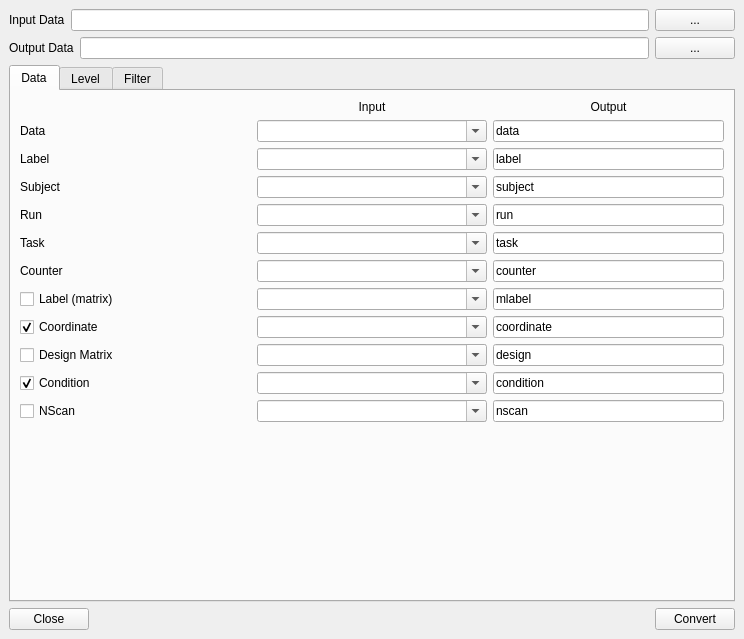
<?xml version="1.0" encoding="UTF-8"?>
<ui version="4.0">
 <class>frmTAInterSec</class>
 <widget class="QMainWindow" name="frmTAInterSec">
  <property name="geometry">
   <rect>
    <x>0</x>
    <y>0</y>
    <width>744</width>
    <height>639</height>
   </rect>
  </property>
  <property name="windowTitle">
   <string>MainWindow</string>
  </property>
  <widget class="QWidget" name="centralwidget">
   <layout class="QHBoxLayout" name="horizontalLayout_4">
    <item>
     <layout class="QVBoxLayout" name="verticalLayout">
      <item>
       <layout class="QHBoxLayout" name="horizontalLayout">
        <item>
         <widget class="QLabel" name="label_33">
          <property name="text">
           <string>Input Data</string>
          </property>
         </widget>
        </item>
        <item>
         <widget class="QLineEdit" name="txtInFile">
          <property name="text">
           <string/>
          </property>
         </widget>
        </item>
        <item>
         <widget class="QPushButton" name="btnInFile">
          <property name="text">
           <string>...</string>
          </property>
         </widget>
        </item>
       </layout>
      </item>
      <item>
       <layout class="QHBoxLayout" name="horizontalLayout_2">
        <item>
         <widget class="QLabel" name="label_35">
          <property name="text">
           <string>Output Data</string>
          </property>
         </widget>
        </item>
        <item>
         <widget class="QLineEdit" name="txtOutFile">
          <property name="text">
           <string/>
          </property>
         </widget>
        </item>
        <item>
         <widget class="QPushButton" name="btnOutFile">
          <property name="text">
           <string>...</string>
          </property>
         </widget>
        </item>
       </layout>
      </item>
      <item>
       <widget class="QTabWidget" name="tabWidget">
        <property name="currentIndex">
         <number>0</number>
        </property>
        <widget class="QWidget" name="tab">
         <attribute name="title">
          <string>Data</string>
         </attribute>
         <layout class="QVBoxLayout" name="verticalLayout_3">
          <item>
           <layout class="QVBoxLayout" name="verticalLayout_2">
            <item>
             <layout class="QHBoxLayout" name="horizontalLayout_5">
              <item>
               <widget class="QLabel" name="label_7">
                <property name="sizePolicy">
                 <sizepolicy hsizetype="Expanding" vsizetype="Preferred">
                  <horstretch>0</horstretch>
                  <verstretch>0</verstretch>
                 </sizepolicy>
                </property>
                <property name="text">
                 <string/>
                </property>
               </widget>
              </item>
              <item>
               <widget class="QLabel" name="label">
                <property name="sizePolicy">
                 <sizepolicy hsizetype="Expanding" vsizetype="Preferred">
                  <horstretch>0</horstretch>
                  <verstretch>0</verstretch>
                 </sizepolicy>
                </property>
                <property name="text">
                 <string>Input</string>
                </property>
                <property name="alignment">
                 <set>Qt::AlignCenter</set>
                </property>
               </widget>
              </item>
              <item>
               <widget class="QLabel" name="label_5">
                <property name="sizePolicy">
                 <sizepolicy hsizetype="Expanding" vsizetype="Preferred">
                  <horstretch>0</horstretch>
                  <verstretch>0</verstretch>
                 </sizepolicy>
                </property>
                <property name="text">
                 <string>Output</string>
                </property>
                <property name="alignment">
                 <set>Qt::AlignCenter</set>
                </property>
               </widget>
              </item>
             </layout>
            </item>
            <item>
             <layout class="QHBoxLayout" name="horizontalLayout_6">
              <item>
               <widget class="QLabel" name="label_2">
                <property name="sizePolicy">
                 <sizepolicy hsizetype="Expanding" vsizetype="Preferred">
                  <horstretch>0</horstretch>
                  <verstretch>0</verstretch>
                 </sizepolicy>
                </property>
                <property name="text">
                 <string>Data</string>
                </property>
               </widget>
              </item>
              <item>
               <widget class="QComboBox" name="txtData">
                <property name="sizePolicy">
                 <sizepolicy hsizetype="Expanding" vsizetype="Fixed">
                  <horstretch>0</horstretch>
                  <verstretch>0</verstretch>
                 </sizepolicy>
                </property>
                <property name="editable">
                 <bool>true</bool>
                </property>
                <property name="sizeAdjustPolicy">
                 <enum>QComboBox::AdjustToContentsOnFirstShow</enum>
                </property>
               </widget>
              </item>
              <item>
               <widget class="QLineEdit" name="txtOData">
                <property name="sizePolicy">
                 <sizepolicy hsizetype="Expanding" vsizetype="Fixed">
                  <horstretch>0</horstretch>
                  <verstretch>0</verstretch>
                 </sizepolicy>
                </property>
                <property name="text">
                 <string>data</string>
                </property>
               </widget>
              </item>
             </layout>
            </item>
            <item>
             <layout class="QHBoxLayout" name="horizontalLayout_7">
              <item>
               <widget class="QLabel" name="label_3">
                <property name="sizePolicy">
                 <sizepolicy hsizetype="Expanding" vsizetype="Preferred">
                  <horstretch>0</horstretch>
                  <verstretch>0</verstretch>
                 </sizepolicy>
                </property>
                <property name="text">
                 <string>Label</string>
                </property>
               </widget>
              </item>
              <item>
               <widget class="QComboBox" name="txtLabel">
                <property name="sizePolicy">
                 <sizepolicy hsizetype="Expanding" vsizetype="Fixed">
                  <horstretch>0</horstretch>
                  <verstretch>0</verstretch>
                 </sizepolicy>
                </property>
                <property name="editable">
                 <bool>true</bool>
                </property>
                <property name="sizeAdjustPolicy">
                 <enum>QComboBox::AdjustToContentsOnFirstShow</enum>
                </property>
               </widget>
              </item>
              <item>
               <widget class="QLineEdit" name="txtOLabel">
                <property name="sizePolicy">
                 <sizepolicy hsizetype="Expanding" vsizetype="Fixed">
                  <horstretch>0</horstretch>
                  <verstretch>0</verstretch>
                 </sizepolicy>
                </property>
                <property name="text">
                 <string>label</string>
                </property>
               </widget>
              </item>
             </layout>
            </item>
            <item>
             <layout class="QHBoxLayout" name="horizontalLayout_8">
              <item>
               <widget class="QLabel" name="label_6">
                <property name="sizePolicy">
                 <sizepolicy hsizetype="Expanding" vsizetype="Preferred">
                  <horstretch>0</horstretch>
                  <verstretch>0</verstretch>
                 </sizepolicy>
                </property>
                <property name="text">
                 <string>Subject</string>
                </property>
               </widget>
              </item>
              <item>
               <widget class="QComboBox" name="txtSubject">
                <property name="sizePolicy">
                 <sizepolicy hsizetype="Expanding" vsizetype="Fixed">
                  <horstretch>0</horstretch>
                  <verstretch>0</verstretch>
                 </sizepolicy>
                </property>
                <property name="editable">
                 <bool>true</bool>
                </property>
                <property name="sizeAdjustPolicy">
                 <enum>QComboBox::AdjustToContentsOnFirstShow</enum>
                </property>
               </widget>
              </item>
              <item>
               <widget class="QLineEdit" name="txtOSubject">
                <property name="sizePolicy">
                 <sizepolicy hsizetype="Expanding" vsizetype="Fixed">
                  <horstretch>0</horstretch>
                  <verstretch>0</verstretch>
                 </sizepolicy>
                </property>
                <property name="text">
                 <string>subject</string>
                </property>
               </widget>
              </item>
             </layout>
            </item>
            <item>
             <layout class="QHBoxLayout" name="horizontalLayout_13">
              <item>
               <widget class="QLabel" name="label_10">
                <property name="sizePolicy">
                 <sizepolicy hsizetype="Expanding" vsizetype="Preferred">
                  <horstretch>0</horstretch>
                  <verstretch>0</verstretch>
                 </sizepolicy>
                </property>
                <property name="text">
                 <string>Run</string>
                </property>
               </widget>
              </item>
              <item>
               <widget class="QComboBox" name="txtRun">
                <property name="sizePolicy">
                 <sizepolicy hsizetype="Expanding" vsizetype="Fixed">
                  <horstretch>0</horstretch>
                  <verstretch>0</verstretch>
                 </sizepolicy>
                </property>
                <property name="editable">
                 <bool>true</bool>
                </property>
                <property name="sizeAdjustPolicy">
                 <enum>QComboBox::AdjustToContentsOnFirstShow</enum>
                </property>
               </widget>
              </item>
              <item>
               <widget class="QLineEdit" name="txtORun">
                <property name="sizePolicy">
                 <sizepolicy hsizetype="Expanding" vsizetype="Fixed">
                  <horstretch>0</horstretch>
                  <verstretch>0</verstretch>
                 </sizepolicy>
                </property>
                <property name="text">
                 <string>run</string>
                </property>
               </widget>
              </item>
             </layout>
            </item>
            <item>
             <layout class="QHBoxLayout" name="horizontalLayout_12">
              <item>
               <widget class="QLabel" name="label_11">
                <property name="sizePolicy">
                 <sizepolicy hsizetype="Expanding" vsizetype="Preferred">
                  <horstretch>0</horstretch>
                  <verstretch>0</verstretch>
                 </sizepolicy>
                </property>
                <property name="text">
                 <string>Task</string>
                </property>
               </widget>
              </item>
              <item>
               <widget class="QComboBox" name="txtTask">
                <property name="sizePolicy">
                 <sizepolicy hsizetype="Expanding" vsizetype="Fixed">
                  <horstretch>0</horstretch>
                  <verstretch>0</verstretch>
                 </sizepolicy>
                </property>
                <property name="editable">
                 <bool>true</bool>
                </property>
                <property name="sizeAdjustPolicy">
                 <enum>QComboBox::AdjustToContentsOnFirstShow</enum>
                </property>
               </widget>
              </item>
              <item>
               <widget class="QLineEdit" name="txtOTask">
                <property name="sizePolicy">
                 <sizepolicy hsizetype="Expanding" vsizetype="Fixed">
                  <horstretch>0</horstretch>
                  <verstretch>0</verstretch>
                 </sizepolicy>
                </property>
                <property name="text">
                 <string>task</string>
                </property>
               </widget>
              </item>
             </layout>
            </item>
            <item>
             <layout class="QHBoxLayout" name="horizontalLayout_14">
              <item>
               <widget class="QLabel" name="label_12">
                <property name="sizePolicy">
                 <sizepolicy hsizetype="Expanding" vsizetype="Preferred">
                  <horstretch>0</horstretch>
                  <verstretch>0</verstretch>
                 </sizepolicy>
                </property>
                <property name="text">
                 <string>Counter</string>
                </property>
               </widget>
              </item>
              <item>
               <widget class="QComboBox" name="txtCounter">
                <property name="sizePolicy">
                 <sizepolicy hsizetype="Expanding" vsizetype="Fixed">
                  <horstretch>0</horstretch>
                  <verstretch>0</verstretch>
                 </sizepolicy>
                </property>
                <property name="editable">
                 <bool>true</bool>
                </property>
                <property name="sizeAdjustPolicy">
                 <enum>QComboBox::AdjustToContentsOnFirstShow</enum>
                </property>
               </widget>
              </item>
              <item>
               <widget class="QLineEdit" name="txtOCounter">
                <property name="sizePolicy">
                 <sizepolicy hsizetype="Expanding" vsizetype="Fixed">
                  <horstretch>0</horstretch>
                  <verstretch>0</verstretch>
                 </sizepolicy>
                </property>
                <property name="text">
                 <string>counter</string>
                </property>
               </widget>
              </item>
             </layout>
            </item>
            <item>
             <layout class="QHBoxLayout" name="horizontalLayout_9">
              <item>
               <widget class="QCheckBox" name="cbmLabel">
                <property name="sizePolicy">
                 <sizepolicy hsizetype="Expanding" vsizetype="Fixed">
                  <horstretch>0</horstretch>
                  <verstretch>0</verstretch>
                 </sizepolicy>
                </property>
                <property name="text">
                 <string>Label (matrix)</string>
                </property>
               </widget>
              </item>
              <item>
               <widget class="QComboBox" name="txtmLabel">
                <property name="sizePolicy">
                 <sizepolicy hsizetype="Expanding" vsizetype="Fixed">
                  <horstretch>0</horstretch>
                  <verstretch>0</verstretch>
                 </sizepolicy>
                </property>
                <property name="editable">
                 <bool>true</bool>
                </property>
                <property name="sizeAdjustPolicy">
                 <enum>QComboBox::AdjustToContentsOnFirstShow</enum>
                </property>
               </widget>
              </item>
              <item>
               <widget class="QLineEdit" name="txtOmLabel">
                <property name="sizePolicy">
                 <sizepolicy hsizetype="Expanding" vsizetype="Fixed">
                  <horstretch>0</horstretch>
                  <verstretch>0</verstretch>
                 </sizepolicy>
                </property>
                <property name="text">
                 <string>mlabel</string>
                </property>
               </widget>
              </item>
             </layout>
            </item>
            <item>
             <layout class="QHBoxLayout" name="horizontalLayout_10">
              <item>
               <widget class="QCheckBox" name="cbCol">
                <property name="sizePolicy">
                 <sizepolicy hsizetype="Expanding" vsizetype="Fixed">
                  <horstretch>0</horstretch>
                  <verstretch>0</verstretch>
                 </sizepolicy>
                </property>
                <property name="text">
                 <string>Coordinate</string>
                </property>
                <property name="checked">
                 <bool>true</bool>
                </property>
               </widget>
              </item>
              <item>
               <widget class="QComboBox" name="txtCol">
                <property name="sizePolicy">
                 <sizepolicy hsizetype="Expanding" vsizetype="Fixed">
                  <horstretch>0</horstretch>
                  <verstretch>0</verstretch>
                 </sizepolicy>
                </property>
                <property name="editable">
                 <bool>true</bool>
                </property>
                <property name="sizeAdjustPolicy">
                 <enum>QComboBox::AdjustToContentsOnFirstShow</enum>
                </property>
               </widget>
              </item>
              <item>
               <widget class="QLineEdit" name="txtOCol">
                <property name="sizePolicy">
                 <sizepolicy hsizetype="Expanding" vsizetype="Fixed">
                  <horstretch>0</horstretch>
                  <verstretch>0</verstretch>
                 </sizepolicy>
                </property>
                <property name="text">
                 <string>coordinate</string>
                </property>
               </widget>
              </item>
             </layout>
            </item>
            <item>
             <layout class="QHBoxLayout" name="horizontalLayout_11">
              <item>
               <widget class="QCheckBox" name="cbDM">
                <property name="sizePolicy">
                 <sizepolicy hsizetype="Expanding" vsizetype="Fixed">
                  <horstretch>0</horstretch>
                  <verstretch>0</verstretch>
                 </sizepolicy>
                </property>
                <property name="text">
                 <string>Design Matrix</string>
                </property>
                <property name="checked">
                 <bool>false</bool>
                </property>
               </widget>
              </item>
              <item>
               <widget class="QComboBox" name="txtDM">
                <property name="sizePolicy">
                 <sizepolicy hsizetype="Expanding" vsizetype="Fixed">
                  <horstretch>0</horstretch>
                  <verstretch>0</verstretch>
                 </sizepolicy>
                </property>
                <property name="editable">
                 <bool>true</bool>
                </property>
                <property name="sizeAdjustPolicy">
                 <enum>QComboBox::AdjustToContentsOnFirstShow</enum>
                </property>
               </widget>
              </item>
              <item>
               <widget class="QLineEdit" name="txtODM">
                <property name="sizePolicy">
                 <sizepolicy hsizetype="Expanding" vsizetype="Fixed">
                  <horstretch>0</horstretch>
                  <verstretch>0</verstretch>
                 </sizepolicy>
                </property>
                <property name="text">
                 <string>design</string>
                </property>
               </widget>
              </item>
             </layout>
            </item>
            <item>
             <layout class="QHBoxLayout" name="horizontalLayout_15">
              <item>
               <widget class="QCheckBox" name="cbCond">
                <property name="sizePolicy">
                 <sizepolicy hsizetype="Expanding" vsizetype="Fixed">
                  <horstretch>0</horstretch>
                  <verstretch>0</verstretch>
                 </sizepolicy>
                </property>
                <property name="text">
                 <string>Condition</string>
                </property>
                <property name="checked">
                 <bool>true</bool>
                </property>
               </widget>
              </item>
              <item>
               <widget class="QComboBox" name="txtCond">
                <property name="sizePolicy">
                 <sizepolicy hsizetype="Expanding" vsizetype="Fixed">
                  <horstretch>0</horstretch>
                  <verstretch>0</verstretch>
                 </sizepolicy>
                </property>
                <property name="editable">
                 <bool>true</bool>
                </property>
                <property name="sizeAdjustPolicy">
                 <enum>QComboBox::AdjustToContentsOnFirstShow</enum>
                </property>
               </widget>
              </item>
              <item>
               <widget class="QLineEdit" name="txtOCond">
                <property name="sizePolicy">
                 <sizepolicy hsizetype="Expanding" vsizetype="Fixed">
                  <horstretch>0</horstretch>
                  <verstretch>0</verstretch>
                 </sizepolicy>
                </property>
                <property name="text">
                 <string>condition</string>
                </property>
               </widget>
              </item>
             </layout>
            </item>
            <item>
             <layout class="QHBoxLayout" name="horizontalLayout_16">
              <item>
               <widget class="QCheckBox" name="cbNScan">
                <property name="sizePolicy">
                 <sizepolicy hsizetype="Expanding" vsizetype="Fixed">
                  <horstretch>0</horstretch>
                  <verstretch>0</verstretch>
                 </sizepolicy>
                </property>
                <property name="text">
                 <string>NScan</string>
                </property>
                <property name="checked">
                 <bool>false</bool>
                </property>
               </widget>
              </item>
              <item>
               <widget class="QComboBox" name="txtScan">
                <property name="sizePolicy">
                 <sizepolicy hsizetype="Expanding" vsizetype="Fixed">
                  <horstretch>0</horstretch>
                  <verstretch>0</verstretch>
                 </sizepolicy>
                </property>
                <property name="editable">
                 <bool>true</bool>
                </property>
                <property name="sizeAdjustPolicy">
                 <enum>QComboBox::AdjustToContentsOnFirstShow</enum>
                </property>
               </widget>
              </item>
              <item>
               <widget class="QLineEdit" name="txtOScan">
                <property name="sizePolicy">
                 <sizepolicy hsizetype="Expanding" vsizetype="Fixed">
                  <horstretch>0</horstretch>
                  <verstretch>0</verstretch>
                 </sizepolicy>
                </property>
                <property name="text">
                 <string>nscan</string>
                </property>
               </widget>
              </item>
             </layout>
            </item>
           </layout>
          </item>
          <item>
           <spacer name="verticalSpacer_3">
            <property name="orientation">
             <enum>Qt::Vertical</enum>
            </property>
            <property name="sizeHint" stdset="0">
             <size>
              <width>20</width>
              <height>40</height>
             </size>
            </property>
           </spacer>
          </item>
         </layout>
        </widget>
        <widget class="QWidget" name="tab_3">
         <attribute name="title">
          <string>Level</string>
         </attribute>
         <layout class="QHBoxLayout" name="horizontalLayout_23">
          <item>
           <layout class="QVBoxLayout" name="verticalLayout_7">
            <item>
             <layout class="QVBoxLayout" name="verticalLayout_8">
              <item>
               <layout class="QHBoxLayout" name="horizontalLayout_21">
                <item>
                 <widget class="QGroupBox" name="groupBox_3">
                  <property name="title">
                   <string>&lt;Subject Level&gt;</string>
                  </property>
                  <layout class="QVBoxLayout" name="verticalLayout_9">
                   <item>
                    <layout class="QVBoxLayout" name="verticalLayout_10">
                     <item>
                      <widget class="QCheckBox" name="cbFSubject">
                       <property name="text">
                        <string>Subject</string>
                       </property>
                       <property name="checked">
                        <bool>true</bool>
                       </property>
                      </widget>
                     </item>
                     <item>
                      <layout class="QHBoxLayout" name="horizontalLayout_22">
                       <item>
                        <widget class="QRadioButton" name="rbFRun">
                         <property name="text">
                          <string>With Run</string>
                         </property>
                        </widget>
                       </item>
                       <item>
                        <widget class="QRadioButton" name="radioButton_3">
                         <property name="text">
                          <string>Without Run</string>
                         </property>
                         <property name="checked">
                          <bool>true</bool>
                         </property>
                        </widget>
                       </item>
                      </layout>
                     </item>
                    </layout>
                   </item>
                  </layout>
                 </widget>
                </item>
                <item>
                 <layout class="QVBoxLayout" name="verticalLayout_11">
                  <item>
                   <widget class="QCheckBox" name="cbFCounter">
                    <property name="text">
                     <string>Counter</string>
                    </property>
                   </widget>
                  </item>
                  <item>
                   <widget class="QCheckBox" name="cbFTask">
                    <property name="text">
                     <string>Task</string>
                    </property>
                   </widget>
                  </item>
                 </layout>
                </item>
               </layout>
              </item>
             </layout>
            </item>
            <item>
             <spacer name="verticalSpacer_5">
              <property name="orientation">
               <enum>Qt::Vertical</enum>
              </property>
              <property name="sizeHint" stdset="0">
               <size>
                <width>20</width>
                <height>40</height>
               </size>
              </property>
             </spacer>
            </item>
           </layout>
          </item>
         </layout>
        </widget>
        <widget class="QWidget" name="tab_4">
         <attribute name="title">
          <string>Filter</string>
         </attribute>
         <layout class="QHBoxLayout" name="horizontalLayout_26">
          <item>
           <layout class="QVBoxLayout" name="verticalLayout_12">
            <item>
             <spacer name="verticalSpacer_8">
              <property name="orientation">
               <enum>Qt::Vertical</enum>
              </property>
              <property name="sizeType">
               <enum>QSizePolicy::Fixed</enum>
              </property>
              <property name="sizeHint" stdset="0">
               <size>
                <width>20</width>
                <height>20</height>
               </size>
              </property>
             </spacer>
            </item>
            <item>
             <layout class="QHBoxLayout" name="horizontalLayout_24">
              <item>
               <widget class="QLabel" name="label_8">
                <property name="text">
                 <string>&lt;html&gt;&lt;head/&gt;&lt;body&gt;&lt;p&gt;Excluded Labels&lt;/p&gt;&lt;p&gt;(each label per line)&lt;/p&gt;&lt;/body&gt;&lt;/html&gt;</string>
                </property>
               </widget>
              </item>
              <item>
               <widget class="QTextBrowser" name="txtFLabels">
                <property name="readOnly">
                 <bool>false</bool>
                </property>
                <property name="html">
                 <string>&lt;!DOCTYPE HTML PUBLIC &quot;-//W3C//DTD HTML 4.0//EN&quot; &quot;http://www.w3.org/TR/REC-html40/strict.dtd&quot;&gt;
&lt;html&gt;&lt;head&gt;&lt;meta name=&quot;qrichtext&quot; content=&quot;1&quot; /&gt;&lt;style type=&quot;text/css&quot;&gt;
p, li { white-space: pre-wrap; }
&lt;/style&gt;&lt;/head&gt;&lt;body style=&quot; font-family:'Sans Serif'; font-size:9pt; font-weight:400; font-style:normal;&quot;&gt;
&lt;p style=&quot; margin-top:0px; margin-bottom:0px; margin-left:0px; margin-right:0px; -qt-block-indent:0; text-indent:0px;&quot;&gt;0&lt;/p&gt;&lt;/body&gt;&lt;/html&gt;</string>
                </property>
               </widget>
              </item>
              <item>
               <widget class="QLabel" name="label_13">
                <property name="text">
                 <string>List of Classes</string>
                </property>
               </widget>
              </item>
              <item>
               <widget class="QTextEdit" name="txtClassList">
                <property name="readOnly">
                 <bool>true</bool>
                </property>
               </widget>
              </item>
             </layout>
            </item>
            <item>
             <widget class="QCheckBox" name="cbBalence">
              <property name="text">
               <string>Balance all class labels</string>
              </property>
             </widget>
            </item>
            <item>
             <spacer name="verticalSpacer_6">
              <property name="orientation">
               <enum>Qt::Vertical</enum>
              </property>
              <property name="sizeType">
               <enum>QSizePolicy::Fixed</enum>
              </property>
              <property name="sizeHint" stdset="0">
               <size>
                <width>20</width>
                <height>20</height>
               </size>
              </property>
             </spacer>
            </item>
            <item>
             <layout class="QHBoxLayout" name="horizontalLayout_25">
              <item>
               <widget class="QLabel" name="label_9">
                <property name="text">
                 <string>&lt;html&gt;&lt;head/&gt;&lt;body&gt;&lt;p&gt;Excluded Folds&lt;/p&gt;&lt;p&gt;(each fold per line)&lt;/p&gt;&lt;/body&gt;&lt;/html&gt;</string>
                </property>
               </widget>
              </item>
              <item>
               <widget class="QTextBrowser" name="txtFFold">
                <property name="readOnly">
                 <bool>false</bool>
                </property>
               </widget>
              </item>
             </layout>
            </item>
            <item>
             <spacer name="verticalSpacer_7">
              <property name="orientation">
               <enum>Qt::Vertical</enum>
              </property>
              <property name="sizeHint" stdset="0">
               <size>
                <width>20</width>
                <height>40</height>
               </size>
              </property>
             </spacer>
            </item>
           </layout>
          </item>
         </layout>
        </widget>
       </widget>
      </item>
      <item>
       <layout class="QHBoxLayout" name="horizontalLayout_3">
        <item>
         <widget class="QPushButton" name="btnClose">
          <property name="text">
           <string>Close</string>
          </property>
         </widget>
        </item>
        <item>
         <spacer name="horizontalSpacer">
          <property name="orientation">
           <enum>Qt::Horizontal</enum>
          </property>
          <property name="sizeHint" stdset="0">
           <size>
            <width>40</width>
            <height>20</height>
           </size>
          </property>
         </spacer>
        </item>
        <item>
         <widget class="QPushButton" name="btnConvert">
          <property name="text">
           <string>Convert</string>
          </property>
         </widget>
        </item>
       </layout>
      </item>
     </layout>
    </item>
   </layout>
  </widget>
 </widget>
 <resources/>
 <connections/>
</ui>
